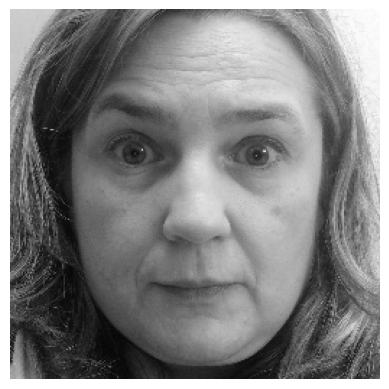
#> input picture visuals/grey_aligned_img.png, 389 x 389 px, given in place of 52.jpg, which was not available
$ jupyter execute Local_binary_patterns.ipynb
#> lines starting #> are read from the running program, lines starting #| are printed output that depends on the picture; pictures that were not available may be replaced by others from this repository, and a replacement may not be noted
[cell 1]
import pathlib
import numpy as np
from skimage import io, color
from skimage.feature import hog
import matplotlib.pyplot as plt

[cell 2]
def compute_Local_Binary_Pattern(image, P=8, R=1):

    lbp = np.zeros_like(image, dtype=np.uint8)

    # Offsets for 8 neighbors (clockwise from top-left)
    offsets = [(-1, -1), (-1, 0), (-1, 1),
               (0, 1), (1, 1), (1, 0),
               (1, -1), (0, -1)]

    # Pad image to handle borders
    padded = np.pad(image, pad_width=R, mode='edge')
    lbp = np.zeros_like(image, dtype=np.uint8)

    for i in range(R, padded.shape[0] - R):
        for j in range(R, padded.shape[1] - R):
            center = padded[i, j]
            code = 0
            for idx, (dy, dx) in enumerate(offsets):
                neighbor = padded[i + dy, j + dx]
                code |= (neighbor >= center) << (7 - idx)
            lbp[i - R, j - R] = code

    return lbp

[cell 3]
def lbp_histogram(lbp_image):
    """
    Compute the histogram of an LBP image with 256 bins (0-255).
    Args:
        lbp_image (np.ndarray): 2D array of LBP values (uint8).
    Returns:
        np.ndarray: 1D array of length 256 with histogram counts.
    """
    #hist, _ = np.histogram(lbp_image.ravel(), bins=256, range=(0, 255))

    #plot histogram
    plt.figure(figsize=(8, 4))
    plt.hist(lbp_image.ravel(), bins=256, range=(0, 256), edgecolor='black')
    plt.xlim([0, 255])
    plt.xlabel("LBP Value")
    plt.ylabel("Frequency")
    plt.show()

[cell 4]
# Analyse the local binary patterns in images using HOG features

IMG_LIST = ['52', 'grey_aligned_img', '212']

for IMG_NUM in IMG_LIST:
    image_path = '../data/seg_pred/seg_pred/'+IMG_NUM+'.jpg'
    image = io.imread(image_path)
#> image is the input picture: shape (389, 389, 4); mean R, G, B, A 130.8, 130.8, 130.8, 255
    # Convert to grayscale if image is RGB or RGBA
    if image.ndim == 3:
        if image.shape[2] == 4:
            # Drop alpha channel
            image_rgb = image[..., :3]
        else:
            image_rgb = image
        image_gray = color.rgb2gray(image_rgb)
        # Scale to 0-255 and convert to uint8
        image_gray = (image_gray * 255).astype(np.uint8)
    else:
        image_gray = image

    lbp_image = compute_Local_Binary_Pattern(image_gray)
#> in compute_Local_Binary_Pattern, `padded = np.pad(image, pad_width=R, mode='edge')`:
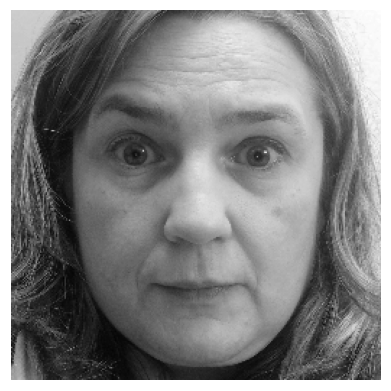
#> padded: shape (391, 391); min 2, max 255, mean 131.9
#> after the loop in compute_Local_Binary_Pattern, `for i in range(R, padded.shape[0] - R):`:
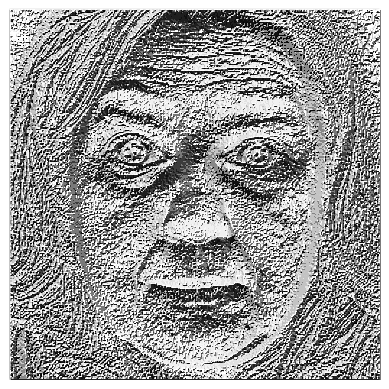
#> lbp: shape (389, 389); min 0, max 255, mean 153.5
    lbp_histogram(lbp_image)
#> in lbp_histogram, `plt.show()`:
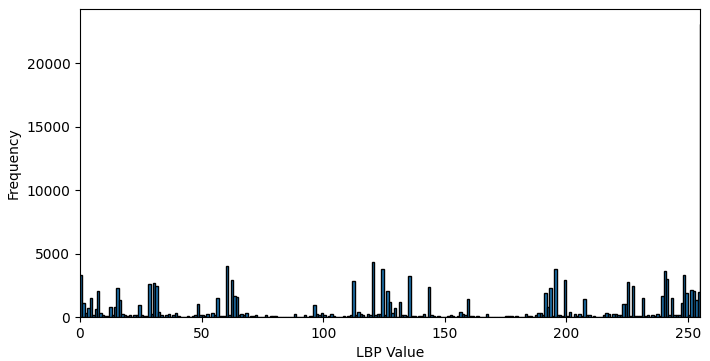
#> figure drawn by matplotlib, 1 panel; tallest bar 23101 high, from x = 255 to 256

    # Plot original, LBP image, and LBP histogram side by side
    plt.figure(figsize=(18, 5))
    plt.subplot(1, 3, 1)
    plt.title("Original Image")
    if image.ndim == 3:
        plt.imshow(image)
    else:
        plt.imshow(image, cmap='gray')
    plt.axis('off')

    plt.subplot(1, 3, 2)
    plt.title("Local Binary Pattern")
    plt.imshow(lbp_image, cmap='gray')
    plt.axis('off')
